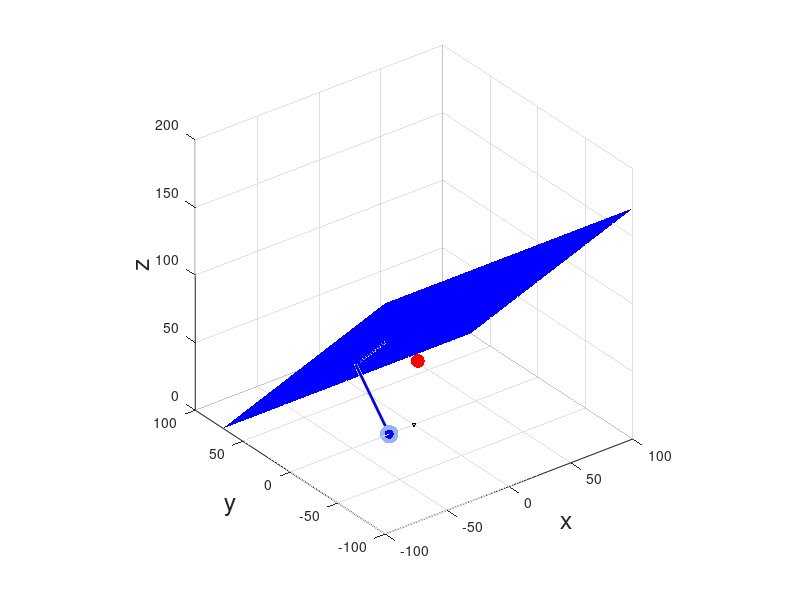

MATLAB code to generate this figure: (Note: this script raises an error after producing the figure.)
%%%%%%%%%%%%%%%%%%%%%%%%%%%%%%%%%%%%%%%%%%%%%%%%%%%%%%%%%%%%%%%%%%%%%%%%%%%%%%%%
%                                                                              %
%                  Parallel Projection of 3D data to a plane                   %
%                                                                              %
%                                                   Juan Ignacio Mendoza Garay %
%                                                             doctoral student %
%                                   Music Department - University of Jyv?skyl? %
%                                                                  April, 2016 %
%                                                                              %
%%%%%%%%%%%%%%%%%%%%%%%%%%%%%%%%%%%%%%%%%%%%%%%%%%%%%%%%%%%%%%%%%%%%%%%%%%%%%%%%

% These scripts have been tested with Matlab R2015a

% ==============================================================================
% Description:

% Plot data orthogonally projected to a plane.
% This is useful to render a 2D projection of 3D data, for example to visualize
% motion capture data from an observer's viewpoint.

% Steps 1 to 7 show a method that projects onto a plane tangential to a sphere
% over the data. It requires the input of rotation origin, horizontal angle 
% and elevation.

% Steps 8 to 10 show a method that uses the mcrotate function of the
% Mocap Toolbox (c.f. Burger & Toiviainen, 2013). The data is rotated and then 
% projected to an arbitrary plane. It requires the input of rotation axis, 
% point in the axis and angle around the axis. It can only take rotation of one 
% axis at a time. Rotations in between need separate rotations 
% (e.g. first rotate around one axis and then rotate around another axis).

% ------------------------------------------------------------------------------
% Instructions:

% Go through each cell sequentially and amuse yourself with the code, 
% the figures and the maths behind. A cell is bounded by two percentage signs 
% (%) together.
% Variables that are pointed with an arrow (<---) are most encouraged to be 
% changed.

% ==============================================================================
% Initialisation:

close all
clear
clc

%% ------------------------------------------------------------------------------
% 1) Set space and plot a 3D point of origin (black)

x_lim = [-100,100]; % <--- x limits
y_lim = [-100,100]; % <--- y limits
z_lim = [0,200];    % <--- z limits

fig_1 = figure;
plot3(0,0,0,'.k','markersize',10)
xlim(x_lim)
ylim(y_lim)
zlim(z_lim)
fsize = 18;
xlabel('x','fontsize',fsize)
ylabel('y','fontsize',fsize)
zlabel('z','fontsize',fsize)
axis square
hold on
grid on
set(fig_1, 'WindowStyle', 'docked') 

%% ..............................................................................
% 2) Set and plot a 3D datum point (red)

datum_point = [20 22 30]; % <--- datum point [x y z]
plot3(datum_point(1),datum_point(2),datum_point(3),'.r','markersize',30)

%% ..............................................................................
% 3) Set and plot an arbitrary point of origin (blue)

% arbitrary_origin = [60 60 5];
arbitrary_origin = [-20 0 0]; % <--- arbitrary origin point [x y z]

plot3(arbitrary_origin(1),arbitrary_origin(2),arbitrary_origin(3),'.','markersize',40,'color',[0.6 0.7 1])

%% ..............................................................................
% 4) Set and plot a vector (normal) from the origin and a plane 
%    orthogonal to it (blue).

% The projection of data will be done onto the plane perpendicular to this vector,
% so that the resulting lines connecting original and projected points will be 
% parallel (A.K.A. orthographic). This means that there is no vanishing point 
% dictating perspective.

normal_length = 50; % <--- length (A.K.A. radius) from the arbitrary origin point 
normal_elevation = 45; % <--- elevation (A.K.A. 90? - phi): angle respect to the xy plane  (degrees)
normal_rotation = 90; % <--- rotation (A.K.A. azimuth, theta): angle respect to x axis in the xy plane (degrees)

phi = ((normal_elevation-90)/180)*pi; % convert to radians
theta = -(normal_rotation/180)*pi; % convert to radians

% When the plane is vertical the plane equation (see 5b and 5c) cannot be solved so a very small tilt is added:
if abs(phi) == pi/2
    phi = phi + 1e-10;
end

% 4.a Set and plot a vector (normal) from the origin (blue)
% The measures radius, phi and theta are spherical coordinates, which will be
% converted to cartesian coordinates using trigonometry:
tip_point(1,1) = normal_length * cos(theta) * sin(phi) + arbitrary_origin(1); % x coordinate normal vector's tip
tip_point(1,2) = normal_length * sin(theta) * sin(phi) + arbitrary_origin(2); % y coordinate normal vector's tip
tip_point(1,3) = normal_length              * cos(phi) + arbitrary_origin(3); % z coordinate normal vector's tip
normal_vector = [arbitrary_origin; tip_point];
plot3(normal_vector(:,1),normal_vector(:,2),normal_vector(:,3),'marker','.','markersize',20,'color',[0 0 1],'linewidth',2)

plane_width = 400; % width projected to xy

% 4.b Make a vertical point perpendicular to the normal vector (blue):
perp_point_radius = sqrt(normal_length^2 + (plane_width/8)^2);
perp_point_phi = asin(plane_width/(8*perp_point_radius)) + phi;
perp_points(1,1) = perp_point_radius * cos(theta) * sin(perp_point_phi) + arbitrary_origin(1); % x coordinate 
perp_points(1,2) = perp_point_radius * sin(theta) * sin(perp_point_phi) + arbitrary_origin(2); % y coordinate 
perp_points(1,3) = perp_point_radius              * cos(perp_point_phi) + arbitrary_origin(3); % z coordinate 
perp_vector = [perp_points; tip_point]; 
plot3(perp_vector(:,1),perp_vector(:,2),perp_vector(:,3),'.:','markersize',20,'color',[0 0 1],'linewidth',2)
hold on

% 4.c Make a plane from the perpendicular point to the normal vector, and plot (translucent blue):
tip_point_offset = tip_point - arbitrary_origin;
d = -perp_points(1,:)*tip_point_offset';
plane_corners = zeros(4,1,3);
plane_corners(:,:,1) = reshape(kron([-1, 1; 1,  -1],200),[4,1]) ; % x coordinates
plane_corners(:,:,2) = reshape(repmat([plane_width/2, -plane_width/2],2,1),[4,1]) ; % y coordinates
plane_corners(:,:,3) = (-tip_point_offset(1)*plane_corners(:,:,1) - tip_point_offset(2)*plane_corners(:,:,2) - d)/tip_point_offset(3)... % solve plane equation for z
    ; 
fill3(plane_corners(:,:,1),plane_corners(:,:,2),plane_corners(:,:,3),'b')
alpha(0.1)


%% ..............................................................................
% 5) Plot the data point to a plane orthogonal to the normal vector (green)

tip_point_normalized = tip_point_offset/norm(tip_point_offset); % normalize it, don't criticize it
tip_point_normalized_sqr = tip_point_normalized.'*tip_point_normalized ; 
projected_point_1 = datum_point * ( eye(3) - tip_point_normalized_sqr )...
    + repmat( perp_points(1,:) * tip_point_normalized_sqr, size(datum_point,1), 1 );
plot3(projected_point_1(:,1),projected_point_1(:,2),projected_point_1(:,3),'marker','.','markersize',30,'color',[0 0.7 0],'linewidth',2)

% view([0,89]) % [azimuth, elevation]

%% ..............................................................................
% 6) Make and plot a 3D trajectory (red)

% a sinusoidal signal:
trajectory_length = 50;
amplitude = 10;
frequency = 3;
sin_signal = zeros(trajectory_length,3);
sin_signal(:,1) = [1:trajectory_length];
sin_signal(:,3) = amplitude * sin(frequency * sin_signal(:,1)/(2*pi));
sin_signal = sin_signal + repmat(datum_point,50,1); % offset to macth datum point
plot3(sin_signal(:,1),sin_signal(:,2),sin_signal(:,3),'-r','linewidth',2)

%% ..............................................................................
% 7) Project the trajectory to the orthogonal plane and plot (green)

projected_trajectory_1 = sin_signal * ( eye(3) - tip_point_normalized_sqr )...
    + repmat( perp_points(1,:) * tip_point_normalized_sqr, size(sin_signal,1), 1 );
plot3(projected_trajectory_1(:,1),projected_trajectory_1(:,2),projected_trajectory_1(:,3),'color',[0 0.7 0],'linewidth',2)

%% ..............................................................................
% The next steps require the Mocap Toolbox.
%% ..............................................................................
% 8) Reset plane rotation and elevation arbitrarily to zero. 
%    In a new figure plot the plane (blue) and the sinusoidal trajectory 
%    (translucent red).

addpath '/Users/juigmend/Downloads/MoCapToolbox_v1.5/mocaptoolbox' % add path of Mocap Toolbox

% A mocap structure is the output of the function mcread, which reads 
% motion-capture files in different formats. Since the data used here is 
% synthetic, there is no point in using the mcread function, so a mocap structure
% is made from scratch including the sinusoidal trajectory data:
sin_signal_struct.type = 'MoCap data';
sin_signal_struct.filename = 'sin_signal';
sin_signal_struct.nFrames = size(sin_signal,1);
sin_signal_struct.nCameras = []; 
sin_signal_struct.nMarkers = 1;
sin_signal_struct.freq = 10;
sin_signal_struct.nAnalog = 0;
sin_signal_struct.anaFreq = [];
sin_signal_struct.timederOrder = 0; % position data
sin_signal_struct.markerName = {'foo'};
sin_signal_struct.data = sin_signal; 
sin_signal_struct.analogdata = [];
sin_signal_struct.other = ['this is a 3D sinusoidal trajectory to be projected onto a plane'];
% for the purpose of this demo all fields but .nFrames and .data could have any value

fig_2 = figure;
plot3(0,0,0,'.k','markersize',10)
xlim(x_lim)
ylim(y_lim)
zlim(z_lim)
fsize = 18;
xlabel('x','fontsize',fsize)
ylabel('y','fontsize',fsize)
zlabel('z','fontsize',fsize)
axis square
hold on
grid on
set(fig_2, 'WindowStyle', 'docked') 

fill3(reshape(kron([-1, 1; 1,  -1],x_lim(2)),[4,1]),repmat(y_lim(2),4,1),[0;0;z_lim(2);z_lim(2)],'b') % plot static plane
alpha(0.1)
plot3(sin_signal(:,1),sin_signal(:,2),sin_signal(:,3),'-','linewidth',2,'color',[1 0.8 0.8]) % plot sinusoidal trajectory in light red

%% ..............................................................................
% 9) Rotate the sinusouidal trajectory and plot (red). The trajectory is rotated
%    around an arbitrary axis (blue).

rotation_angle = -60; % <--- rotation angle (A.K.A. theta, in degrees)
rotation_axis = [0 0 1]; % <--- rotation axis (e.g., rotate around z is rotation_axis = [0 0 1])
% The method works well only when the input rotation axis is one of the axis (e.g. [1 0 0], [0 1 0]).
% Other values (e.g. [1 1 0], [0 0 2]) will distort the trajectory.

rotation_axis_point = []; % <--- point in the rotation axis (if none, it will use the centroid of the trajectory)

if isempty(rotation_axis_point) == 1
    rotation_axis_point = median(sin_signal); % this is just to plot the blue line, it is not passed to mcrotate
    rotated_trajectory = mcrotate(sin_signal_struct,rotation_angle,rotation_axis); % rotate respect to the trajectory's centroid
else
    rotated_trajectory = mcrotate(sin_signal_struct,rotation_angle,rotation_axis,rotation_axis_point); % rotate respect to the rotation axis offset by the point
    plot3(rotation_axis_vector(:,1),rotation_axis_vector(:,2),rotation_axis_vector(:,3),'.:','markersize',20,'color',[0 0 1],'linewidth',2) % plot rotation axis point
end
rotation_axis_vector = [ ([x_lim(1),y_lim(1),z_lim(1)].*rotation_axis+rotation_axis_point.*(1 - rotation_axis)); [x_lim(2),y_lim(2),z_lim(2)].*rotation_axis+rotation_axis_point.*(1 - rotation_axis) ];
plot3(rotation_axis_vector(:,1),rotation_axis_vector(:,2),rotation_axis_vector(:,3),'.:','markersize',20,'color',[0 0 1],'linewidth',2) % plot rotation axis
plot3(rotated_trajectory.data(:,1),rotated_trajectory.data(:,2),rotated_trajectory.data(:,3),'-r','linewidth',2) % plot rotated trajectory in red

%% ..............................................................................
% 10) Project the sinusouidal trajectory onto the plane and plot (green)

projected_trajectory_2 = [rotated_trajectory.data(:,1), repmat(y_lim(2),sin_signal_struct.nFrames,1), rotated_trajectory.data(:,3)];
plot3(projected_trajectory_2(:,1),projected_trajectory_2(:,2),projected_trajectory_2(:,3),'color',[0 0.7 0],'linewidth',2)

% axis tight